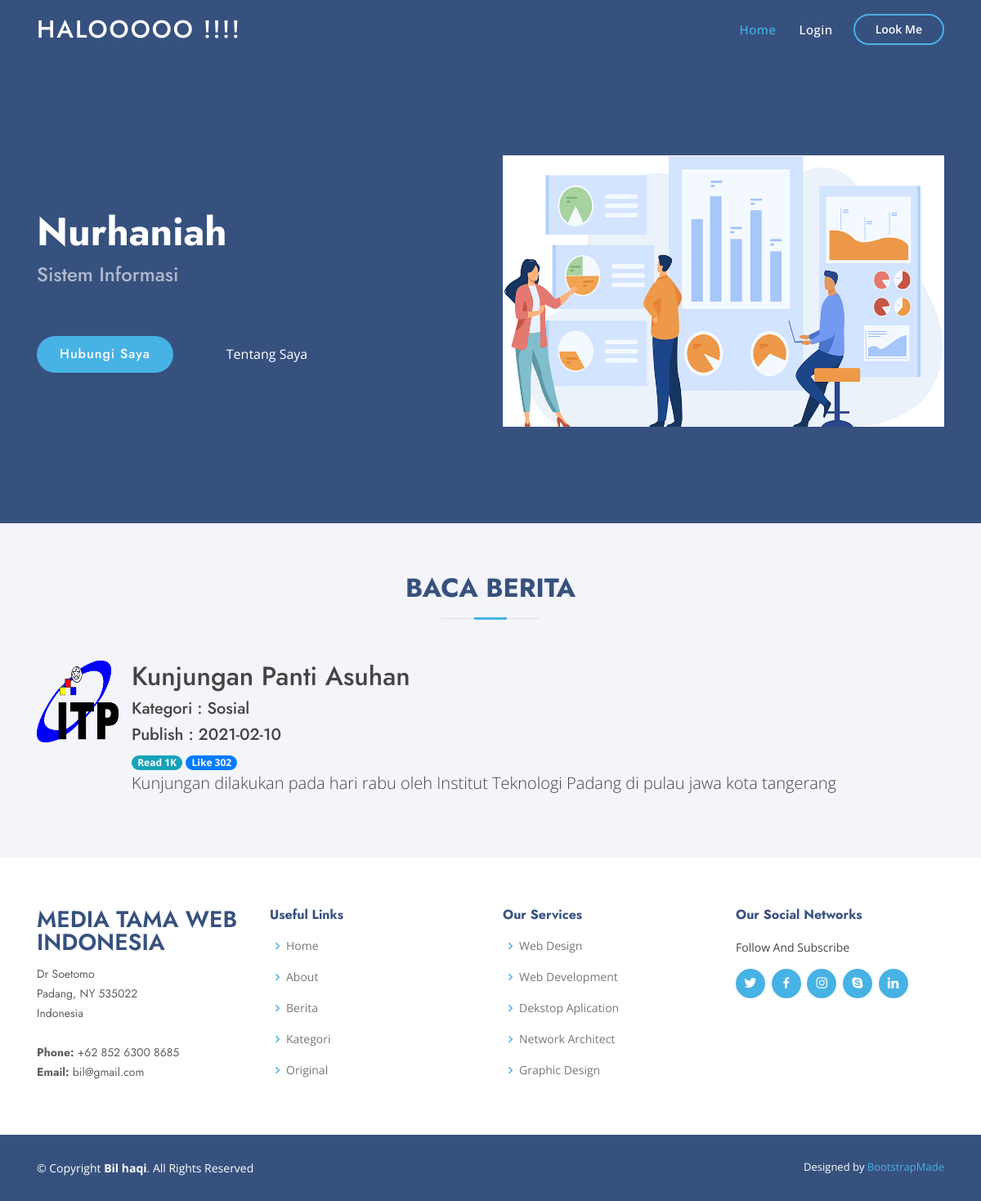
Screenshot of /?page=pages/berita/read_berita&idberita=2 with the database file from the repository.
### tables this page shows
CREATE TABLE `tbl_berita` (
  `berita_id` int(11) NOT NULL,
  `kategori_id` int(11) NOT NULL,
  `berita_judul` varchar(255) NOT NULL,
  `berita_tgl` date NOT NULL,
  `berita_isi` varchar(255) NOT NULL,
  `berita_gambar` varchar(255) NOT NULL
);

CREATE TABLE `tbl_kategori` (
  `kategori_id` int(11) NOT NULL,
  `kategori_nama` varchar(255) NOT NULL,
  `kategori_deskripsi` varchar(255) NOT NULL
);

### pages/berita/read_berita.php (the view)
<section id="services" class="services section-bg">
      <div class="container" data-aos="fade-up">
      <div class="section-title">
          <h2>Baca Berita</h2>
        </div>
<?php
    $id = $_GET['idberita'];
    $data = $koneksi->query("SELECT * FROM tbl_berita a JOIN tbl_kategori b ON a.kategori_id=b.kategori_id WHERE berita_id='$id'")->fetch_assoc();
?>
        <div class="row">
            <div class="col-sm">
                <div class="media">
                    <img class="mr-3" src="admin/asset/images/foto_berita/<?= $data['berita_gambar'] ?>" alt="Generic placeholder image" width="100" height="100">
                    <div class="media-body">
                        <h2 class="mt-0"><?= $data['berita_judul'] ?></h2>
                        <h5 class="mt-0">Kategori : <?= $data['kategori_nama'] ?></h5>
                        <h5 class="mt-0">Publish : <?= $data['berita_tgl'] ?></h5>
                        <span class="badge badge-pill badge-info">Read 1K</span> <span class="badge badge-pill badge-primary">Like 302</span>
                        <?php
                            echo  '<p class="category_text lead">'
                            . implode('</p><p class="category_text lead">', explode('/',$data['berita_isi'] ))
                            .'</p>';
                        ?>
                    </div>
                </div>
            </div>
        </div>
  </div>
</section>

### assets/css/style.css (style rules this page uses)
body { font-family: "Open Sans", sans-serif; color: #444444; }
h1, h2, h3, h4, h5, h6 { font-family: "Jost", sans-serif; }
section { padding: 60px 0; overflow: hidden; }
.section-bg { background-color: #f3f5fa; }
.section-title { text-align: center; padding-bottom: 30px; }
.section-title h2 { font-size: 32px; font-weight: bold; text-transform: uppercase; margin-bottom: 20px; padding-bottom: 20px; position: relative; color: #37517e; }
.section-title h2::before { content: ''; position: absolute; display: block; width: 120px; height: 1px; background: #ddd; bottom: 1px; left: calc(50% - 60px); }
.section-title h2::after { content: ''; position: absolute; display: block; width: 40px; height: 3px; background: #47b2e4; bottom: 0; left: calc(50% - 20px); }

### rows the page displays
tbl_berita: berita_gambar (picture), berita_judul "Kunjungan Panti Asuhan", kategori.kategori_nama "Sosial", berita_tgl "2021-02-10", berita_isi "Kunjungan dilakukan pada hari rabu oleh Institut Teknologi Padang di pulau jawa kota tangerang"
